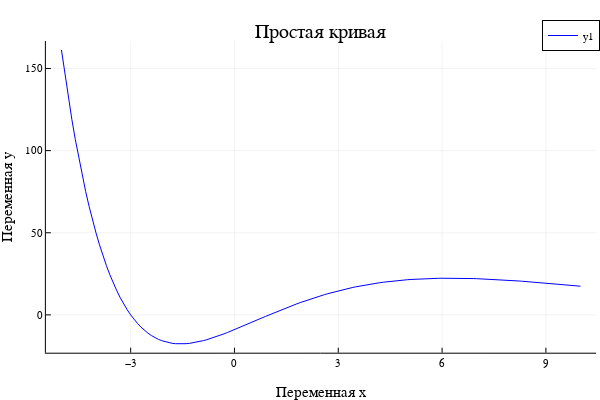

Notebook cell for this chart:
### Code cell
using Plots
plotly()
# задание опций при построении графика
# (название кривой, подписи по осям, цвет графика):
plot(x,y,
    title="Простая кривая",
    xlabel="Переменная x",
    ylabel="Переменная y",
    color="blue")

### Figure 1 — Plotly figure (JSON) as saved in the notebook; plotly's stock layout.template omitted (floating-point values rounded to 4 significant figures; data arrays with more than 128 entries replaced by an {"elided": "..."} marker saying what was removed)
{"data": [{"colorbar": {"len": 0.8657, "title": {"text": ""}, "x": 0.9934, "y": 0.5087}, "legendgroup": "y1", "line": {"color": "rgba(0, 0, 255, 1.000)", "dash": "solid", "shape": "linear", "width": 1}, "mode": "lines", "name": "y1", "showlegend": true, "type": "scatter", "x": {"elided": "151 float values"}, "xaxis": "x", "y": {"elided": "151 float values"}, "yaxis": "y"}], "layout": {"annotations": [{"font": {"color": "rgba(0, 0, 0, 1)", "family": "sans-serif", "size": 20}, "rotation": 0, "showarrow": false, "text": "Простая кривая", "x": 0.535, "xanchor": "center", "xref": "paper", "y": 1, "yanchor": "top", "yref": "paper"}], "height": 400, "legend": {"bgcolor": "rgba(255, 255, 255, 1.000)", "bordercolor": "rgba(0, 0, 0, 1)", "borderwidth": 1, "font": {"color": "rgba(0, 0, 0, 1)", "family": "sans-serif", "size": 11}, "title": {"font": {"color": "rgba(0, 0, 0, 1)", "family": "sans-serif", "size": 15}, "text": ""}, "tracegroupgap": 0, "traceorder": "normal", "x": 1, "xanchor": "auto", "y": 1, "yanchor": "auto"}, "margin": {"b": 20, "l": 0, "r": 0, "t": 20}, "paper_bgcolor": "rgba(255, 255, 255, 1.000)", "plot_bgcolor": "rgba(255, 255, 255, 1.000)", "showlegend": true, "width": 600, "xaxis": {"anchor": "y", "domain": [0.07647, 0.9934], "gridcolor": "rgba(0, 0, 0, 0.1)", "gridwidth": 0.5, "linecolor": "rgba(0, 0, 0, 1)", "mirror": false, "range": [-5.45, 10.45], "showgrid": true, "showline": true, "showticklabels": true, "tickangle": 0, "tickcolor": "rgb(0, 0, 0)", "tickfont": {"color": "rgba(0, 0, 0, 1)", "family": "sans-serif", "size": 11}, "tickmode": "array", "ticks": "inside", "ticktext": ["−3", "0", "3", "6", "9"], "tickvals": [-3, 0, 3, 6, 9], "title": {"font": {"color": "rgba(0, 0, 0, 1)", "family": "sans-serif", "size": 15}, "text": "Переменная x"}, "type": "linear", "visible": true, "zeroline": false, "zerolinecolor": "rgba(0, 0, 0, 1)"}, "yaxis": {"anchor": "x", "domain": [0.07581, 0.9415], "gridcolor": "rgba(0, 0, 0, 0.1)", "gridwidth": 0.5, "linecolor": "rgba(0, 0, 0, 1)", "mirror": false, "range": [-23.02, 166.7], "showgrid": true, "showline": true, "showticklabels": true, "tickangle": 0, "tickcolor": "rgb(0, 0, 0)", "tickfont": {"color": "rgba(0, 0, 0, 1)", "family": "sans-serif", "size": 11}, "tickmode": "array", "ticks": "inside", "ticktext": ["0", "50", "100", "150"], "tickvals": [0, 50, 100, 150], "title": {"font": {"color": "rgba(0, 0, 0, 1)", "family": "sans-serif", "size": 15}, "text": "Переменная y"}, "type": "linear", "visible": true, "zeroline": false, "zerolinecolor": "rgba(0, 0, 0, 1)"}}}
